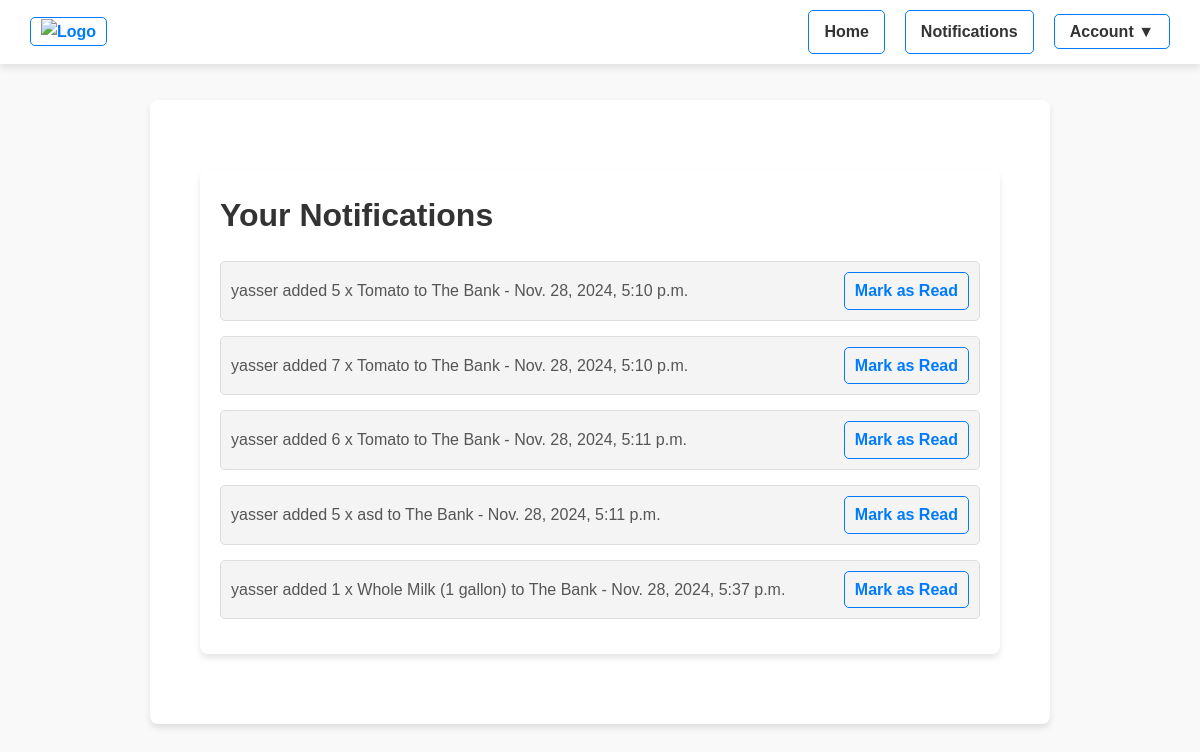
Page /notifications/ (signed in) on the earlier database version.
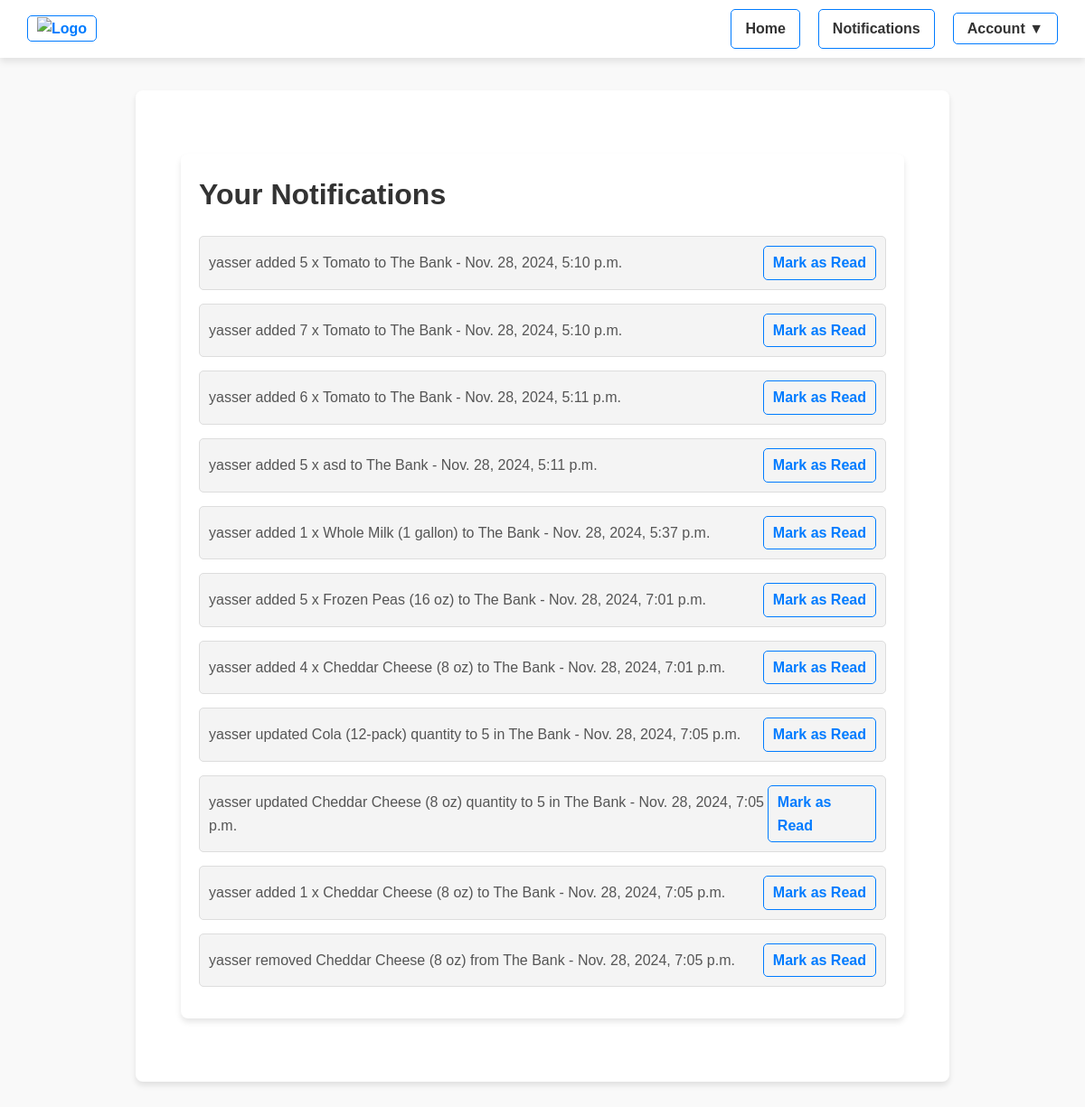
Same page on the later database version.
### main/models.py (models this page shows)
class Notification(models.Model):
    user = models.ForeignKey(User, on_delete=models.CASCADE, related_name='notifications')
    message = models.TextField()
    is_read = models.BooleanField(default=False)
    created_at = models.DateTimeField(auto_now_add=True)

### main/views.py (the view)
# urls.py: path('notifications/', views.notifications_view, name='notifications'),
@login_required
def notifications_view(request):
    notifications = request.user.notifications.filter(is_read=False)
    context = {'notifications': notifications}
    return render(request, 'notifications.html', context)

### templates/notifications.html (shortened to what this page needs)
{% extends 'base.html' %}
{% block content %}
<div class="container">
    <h1>Your Notifications</h1>
    <ul>
        {% for notification in notifications %}
            <li>
                <span>{{ notification.message }} - {{ notification.created_at }}</span>
                <a href="{% url 'mark_notification_read' notification.id %}">Mark as Read</a>
            </li>
        {% endfor %}
    </ul>
</div>
{% endblock %}

### templates/base.html (shortened to what this page needs)
<!DOCTYPE html>
<html lang="en">
<head>
</head>
<body>
    <nav>
        <div class="logo">
            <a href="{% url 'home' %}">
                <img src="https://i.imgur.com/ne6CXxW.png" alt="Logo">
            </a>
        </div>
        <div class="nav-links">
            {% if user.is_authenticated %}
                <a href="{% url 'home' %}">Home</a>
                <a href="{% url 'notifications' %}">Notifications</a>
                <div class="dropdown">
                    <a href="#">Account ▼</a>
                </div>
            {% else %}
                <a href="{% url 'login' %}">Login</a>
                <a href="{% url 'register' %}">Register</a>
            {% endif %}
        </div>
    </nav>
    <div class="content">
        {% block content %}{% endblock %}
    </div>
</body>
</html>

### templates/base.html (style rules this page uses)
* { margin: 0; padding: 0; box-sizing: border-box; }
body { font-family: 'Arial', sans-serif; background-color: #f9f9f9; color: #333; line-height: 1.6; }
a { text-decoration: none; color: inherit; }
nav { display: flex; justify-content: space-between; align-items: center; padding: 10px 30px; position: fixed; top: 0; left: 0; right: 0; background-color: #ffffff; box-shadow: 0 4px 8px rgba(0, 0, 0, 0.1); z-index: 1000; }
.logo img { height: 50px; }
.nav-links { display: flex; align-items: center; gap: 20px; }
.nav-links a { font-size: 16px; color: #333; font-weight: 600; padding: 8px 15px; border-radius: 5px; transition: all 0.3s ease; }
.dropdown { position: relative; }
.content { max-width: 900px; margin: 100px auto; padding: 20px; background: #ffffff; border-radius: 8px; box-shadow: 0 4px 6px rgba(0, 0, 0, 0.1); }

### templates/notifications.html (style rules this page uses)
.container { max-width: 800px; margin: 50px auto; padding: 20px; background: #fff; border-radius: 8px; box-shadow: 0 4px 6px rgba(0, 0, 0, 0.1); }
h1 { font-size: 2em; margin-bottom: 20px; color: #333; }
ul { list-style-type: none; padding: 0; }
li { margin: 15px 0; background: #f4f4f4; border: 1px solid #ddd; border-radius: 5px; padding: 10px; display: flex; justify-content: space-between; align-items: center; transition: transform 0.2s ease; }
li span { font-size: 1em; color: #555; }
a { text-decoration: none; font-weight: bold; color: #007bff; padding: 5px 10px; border: 1px solid #007bff; border-radius: 5px; transition: background 0.3s ease, color 0.3s ease; }

Differences in the rows shown:
added Notification: message "yasser added 5 x Frozen Peas (16 oz) to The Bank", created_at "Nov. 28, 2024, 7:01 p.m."
added Notification: message "yasser added 4 x Cheddar Cheese (8 oz) to The Bank", created_at "Nov. 28, 2024, 7:01 p.m."
added Notification: message "yasser updated Cola (12-pack) quantity to 5 in The Bank", created_at "Nov. 28, 2024, 7:05 p.m."
added Notification: message "yasser updated Cheddar Cheese (8 oz) quantity to 5 in The Bank", created_at "Nov. 28, 2024, 7:05 p.m."
added Notification: message "yasser added 1 x Cheddar Cheese (8 oz) to The Bank", created_at "Nov. 28, 2024, 7:05 p.m."
added Notification: message "yasser removed Cheddar Cheese (8 oz) from The Bank", created_at "Nov. 28, 2024, 7:05 p.m."
